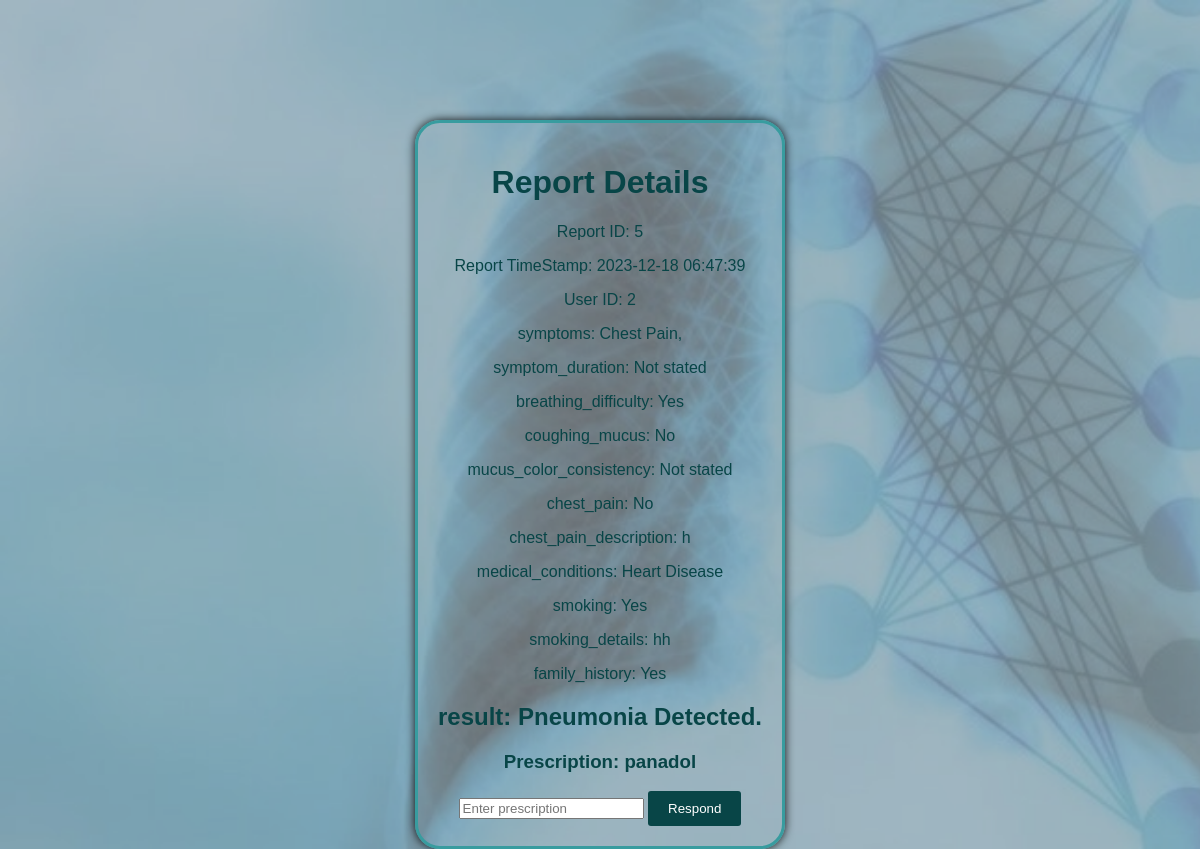
Page /Response/5 on the committed database.
### tables this page shows
CREATE TABLE Report (
            id INTEGER PRIMARY KEY UNIQUE,
            report_date DATETIME DEFAULT CURRENT_TIMESTAMP,
            user_id INTEGER NOT NULL,
            symptoms TEXT,
            symptom_duration TEXT,
            breathing_difficulty TEXT,
            coughing_mucus TEXT,
            mucus_color_consistency TEXT,
            chest_pain TEXT,
            chest_pain_description TEXT,
            medical_conditions TEXT,
            smoking TEXT,
            smoking_details TEXT,
            family_history TEXT,
            Result TEXT NOT NULL,
            FOREIGN KEY(user_id) REFERENCES User(id)
        );

CREATE TABLE Response (
            id INTEGER PRIMARY KEY UNIQUE,
            user_id INTEGER,
            doctor_id INTEGER,
            report_id INTEGER,
            response TEXT NOT NULL,
            FOREIGN KEY(user_id) REFERENCES User(id),
            FOREIGN KEY(doctor_id) REFERENCES User(id),
            FOREIGN KEY(report_id) REFERENCES Report(id)
        );

### app.py (the view)
@app.route('/Response/<int:report_id>', methods=['GET'])
def Response(report_id):
    report = fetch_report_from_database(report_id)  # Implement this function
    if report:
        return render_template("respond.html",report = report)
    return "Report not found or error occurred."

### templates/respond.html (shortened to what this page needs)
<!DOCTYPE html>
<html>
<head>
    <link rel="stylesheet" href="{{ url_for('static', filename='style.css') }}">
</head>
<body>
    <div class="center-container">
    <div class="login-signup-container">
    <h1>Report Details</h1>
    <p>Report ID: {{ report[1][0] }}</p>
    <p>Report TimeStamp: {{ report[1][1] }}</p>
    <p>User ID: {{ report[0].U_ID }}</p>
    <p>symptoms: {{ report[0].symptoms }}</p>
    <p>symptom_duration: {{ report[0].symptom_duration }}</p>
    <p>breathing_difficulty: {{ report[0].breathing_difficulty }}</p>
    <p>coughing_mucus: {{ report[0].coughing_mucus }}</p>
    <p>mucus_color_consistency: {{ report[0].mucus_color_consistency }}</p>
    <p>chest_pain: {{ report[0].chest_pain }}</p>
    <p>chest_pain_description: {{ report[0].chest_pain_description }}</p>
    <p>medical_conditions: {{ report[0].medical_conditions }}</p>
    <p>smoking: {{ report[0].smoking }}</p>
    <p>smoking_details: {{ report[0].smoking_details }}</p>
    <p>family_history: {{ report[0].family_history }}</p>
    <h2>result: {{ report[0].result }}</h2>
    <h3>Prescription: {{report[1][2]}}</h3>
    <form action="/SaveResponse" method="POST">
        <input type="text" name="prescription" placeholder="Enter prescription">
    <button class="form-button" >Respond</button>
    </div>
</div>
</body>
</html>

### static/style.css (style rules this page uses)
body { font-family: Arial, sans-serif; margin: 0; padding: 0; background-image: url('./BG.png'); background-size: cover; background-repeat: no-repeat; }
.center-container { display: flex; justify-content: center; align-items: center; text-align: center; }
.login-signup-container { border: 3px solid #389c9f; box-shadow: 0px 0px 10px rgba(0, 0, 0, 0.9); padding: 20px; border-radius: 25px; max-width: 400px; color: #084547; margin-top: 10%; }
.form-button { background-color: #084547; color: #fff; border: none; padding: 10px 20px; border-radius: 3px; cursor: pointer; transition: background-color 0.3s; align-content: center; }

### rows in the picture
Report: report_date "2023-12-18 06:47:39", symptoms "Chest Pain,", symptom_duration "Not stated", breathing_difficulty "Yes", coughing_mucus "No", mucus_color_consistency "Not stated", chest_pain "No", chest_pain_description "h", medical_conditions "Heart Disease", smoking "Yes", smoking_details "hh", family_history "Yes", Result "Pneumonia Detected."
Response: response "panadol"

### other values in the picture
{{ report[1][0] }} "5"
{{ report[0].U_ID }} "2"
